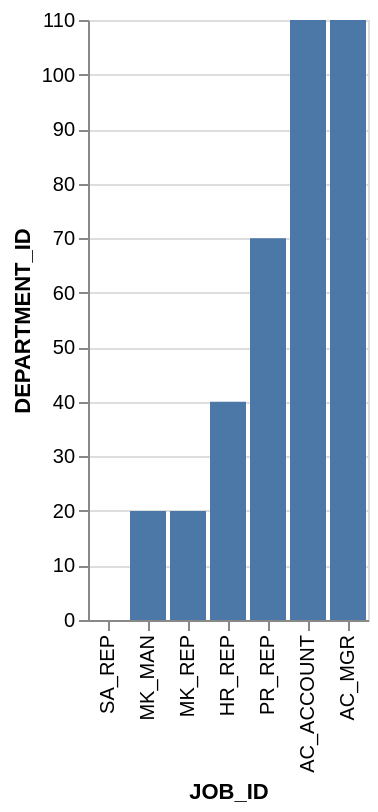

Describe this chart as a Vega-Lite specification.
### Vega-Lite specification from a JSON file in a GitHub repository (floating-point values rounded to 4 significant figures)
{"data": {"values": [{"x_data": "SA_REP", "y_data": 0}, {"x_data": "MK_MAN", "y_data": 20}, {"x_data": "MK_REP", "y_data": 20}, {"x_data": "HR_REP", "y_data": 40}, {"x_data": "PR_REP", "y_data": 70}, {"x_data": "AC_ACCOUNT", "y_data": 110}, {"x_data": "AC_MGR", "y_data": 110}]}, "mark": "bar", "encoding": {"x": {"field": "x_data", "type": "nominal", "title": "JOB_ID", "sort": {"op": "sum", "field": "y_data", "order": "ascending"}}, "y": {"field": "y_data", "type": "quantitative", "title": "DEPARTMENT_ID"}}}
